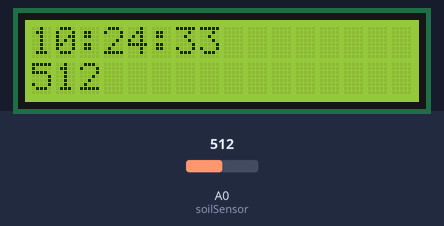
Bench run of a sketch on a simulated Arduino Uno, built with avr-gcc and run on an emulated ATmega328P. On the bench: 16×2 character LCD. The test bench sets the inputs (shaded band); at power-on: A0 (soilSensor) = 512. The local clock reads 2024-03-15 10:24:30 at power-on unless the sketch sets it.

Above: at 3.2 s.
3.3 s: A0 (soilSensor) set to 687
At 4.9 s:
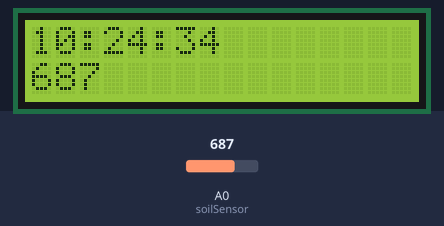
6.6 s: A0 (soilSensor) set to 715
At 7.5 s:
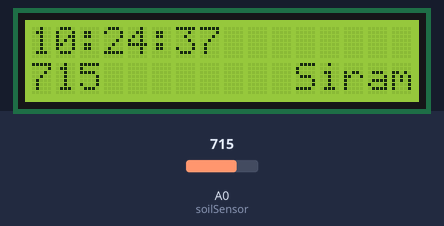
10.7 s: A0 (soilSensor) set to 690
At 11.9 s:
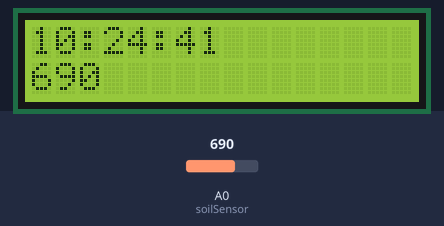
Timing chart, 0 to 13.7 s (numbered marks = the images above; inputs shaded):
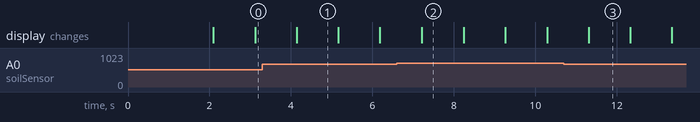

The sketch:

automatic_garden.ino
```cpp
#include <Wire.h>
#include <LiquidCrystal_I2C.h>
#include <DS3231.h>

#define soilSensor A0

LiquidCrystal_I2C lcd(0x27, 16, 2);
DS3231 rtc(SDA, SCL);

unsigned int fertilize = 0;

void setup() {
  Serial.begin(9600);
  lcd.begin();
  rtc.begin();

  // rtc.setDOW(SUNDAY);
  // rtc.setTime(20, 44, 0);
  // rtc.setDate(11, 6, 2023);

  lcd.backlight();

  lcd.setCursor(4, 0);
  lcd.print("WELCOME");
  lcd.setCursor(5, 1);
  lcd.print("DUDE!");

  delay(2000);
}

void loop() {
  lcd.clear();
  int sensorValue = analogRead(soilSensor);
  lcd.setCursor(0, 0);
  lcd.print(rtc.getTimeStr());

  String dayNow = rtc.getDOWStr(FORMAT_LONG);
  Time t = rtc.getTime();

  if(dayNow == "Sunday") {
    if(fertilize < 4) {
      lcd.setCursor(11, 0);
      lcd.print("Pupuk");

      fertilize++;
    }
  } else {
    fertilize = 0;
  }

  if(sensorValue > 700) {
    lcd.setCursor(11, 1);
    lcd.print("Siram");
  }

  lcd.setCursor(0, 1);
  lcd.print(sensorValue);
  delay(1000);
}
```

Measured:
- the behaviour switches between 700 and 701 on A0 (soilSensor) (found by bisection; images 1 and 2)
- after the input at 6.6 s, the display: changes after 0.61 s (image 2)
- after the input at 10.7 s, the display: changes after 0.61 s (image 3)
- what the display in image 1 shows lasts 1.1 s, from 4.1 s to 5.2 s
